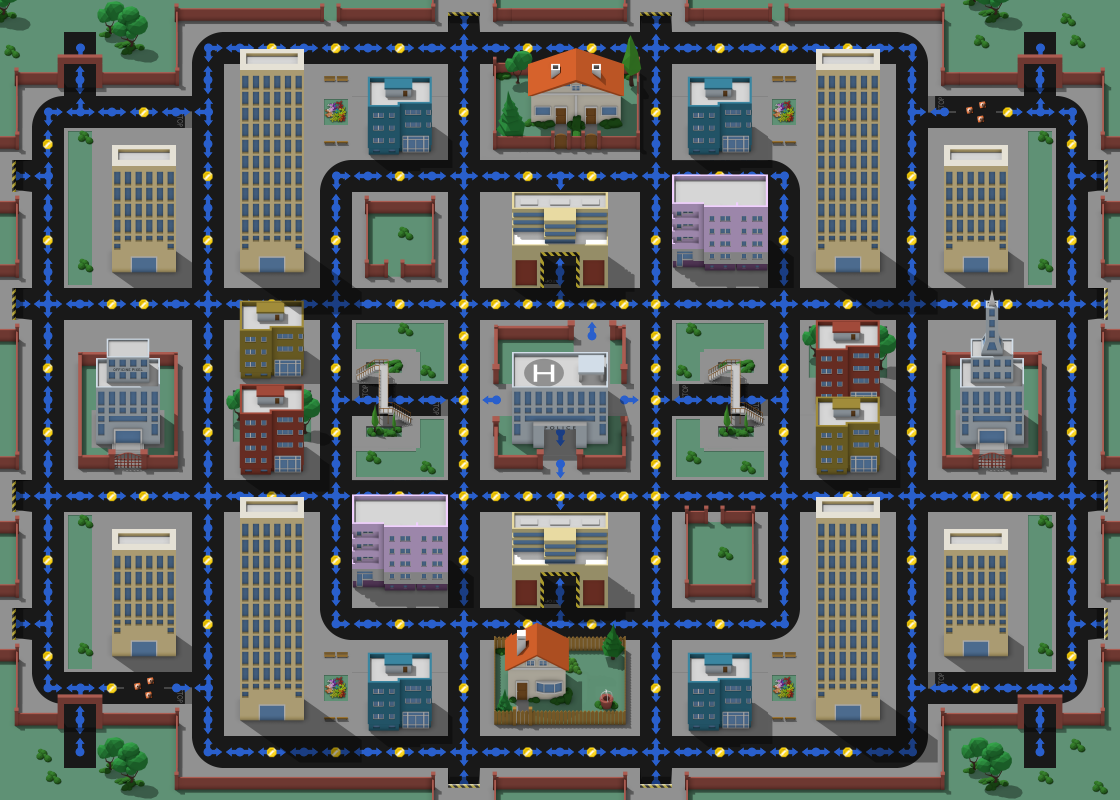

A level layout from a 2D game, rendered from its tile map. Below: a short description, then the map file with tile-grid data replaced by summaries:
An orthogonal 35x25 tile map with 32x32 px tiles, 5 tile layers (Background, Path, dots, overlay_strada, ...), 3 tilesets and 25 objects (12x teleport, 8x pill, red_enemy, green_enemy, magenta_enemy, ...).

<map version="1.0" orientation="orthogonal" renderorder="right-down" width="35" height="25" tilewidth="32" tileheight="32" nextobjectid="26">
 <tileset firstgid="1" name="metatiles" tilewidth="32" tileheight="32" tilecount="20" columns="5">
  <image source="../img/map/metatiles.png" width="160" height="128" />
  <tile id="0">
   <properties>
    <property name="direction" value="1110" />
   </properties>
  </tile>
  <tile id="1">
   <properties>
    <property name="direction" value="0111" />
   </properties>
  </tile>
  <tile id="2">
   <properties>
    <property name="direction" value="1011" />
   </properties>
  </tile>
  <tile id="3">
   <properties>
    <property name="direction" value="1101" />
   </properties>
  </tile>
  <tile id="4">
   <properties>
    <property name="direction" value="1111" />
   </properties>
  </tile>
  <tile id="5">
   <properties>
    <property name="direction" value="1100" />
   </properties>
  </tile>
  <tile id="6">
   <properties>
    <property name="direction" value="0110" />
   </properties>
  </tile>
  <tile id="7">
   <properties>
    <property name="direction" value="0011" />
   </properties>
  </tile>
  <tile id="8">
   <properties>
    <property name="direction" value="1001" />
   </properties>
  </tile>
  <tile id="9">
   <properties>
    <property name="direction" value="1010" />
   </properties>
  </tile>
  <tile id="10">
   <properties>
    <property name="direction" value="1000" />
   </properties>
  </tile>
  <tile id="11">
   <properties>
    <property name="direction" value="0100" />
   </properties>
  </tile>
  <tile id="12">
   <properties>
    <property name="direction" value="0010" />
   </properties>
  </tile>
  <tile id="13">
   <properties>
    <property name="direction" value="0001" />
   </properties>
  </tile>
  <tile id="14">
   <properties>
    <property name="direction" value="0101" />
   </properties>
  </tile>
  <tile id="15">
   <properties>
    <property name="direction" value="0000" />
    <property name="type" value="solid" />
   </properties>
  </tile>
 </tileset>
 <tileset firstgid="21" name="case" tilewidth="32" tileheight="32" tilecount="616" columns="8">
  <image source="../img/map/casetiles.png" width="256" height="2464" />
 </tileset>
 <tileset firstgid="637" name="strade" tilewidth="32" tileheight="32" tilecount="52" columns="4">
  <image source="../img/map/stradatiles.png" width="128" height="416" />
 </tileset>
 <layer name="Background" width="35" height="25">
  <properties>
   <property name="preRender" value="false" />
  </properties>
  <data>[875 cells, 875 non-empty, 183 distinct tile ids]</data>
 </layer>
 <layer name="Path" width="35" height="25">
  <data>[875 cells, 321 non-empty, 15 distinct tile ids]</data>
 </layer>
 <layer name="dots" width="35" height="25">
  <data>[875 cells, 106 non-empty, 1 distinct tile ids]</data>
 </layer>
 <objectgroup name="Enemies">
  <object id="1" name="enemy" type="red_enemy" gid="18" x="480" y="416" width="32" height="32">
   <properties>
    <property name="behavior" value="chase" />
    <property name="delay" value="300" />
    <property name="keepAlive" value="true" />
   </properties>
  </object>
  <object id="2" name="enemy" type="green_enemy" gid="18" x="608" y="416" width="32" height="32">
   <properties>
    <property name="behavior" value="chase" />
    <property name="delay" value="700" />
    <property name="keepAlive" value="true" />
   </properties>
  </object>
  <object id="3" name="enemy" type="magenta_enemy" gid="18" x="544" y="448" width="32" height="32">
   <properties>
    <property name="behavior" value="chase" />
    <property name="keepAlive" value="true" />
   </properties>
  </object>
  <object id="4" name="enemy" type="blue_enemy" gid="18" x="576" y="352" width="32" height="32">
   <properties>
    <property name="behavior" value="chase" />
    <property name="delay" value="500" />
    <property name="keepAlive" value="true" />
   </properties>
  </object>
 </objectgroup>
 <objectgroup name="Entities">
  <object id="5" name="teleport" gid="20" x="0" y="320" width="32" height="32">
   <properties>
    <property name="destination" value="2" />
    <property name="id" value="1" />
   </properties>
  </object>
  <object id="6" name="player" gid="19" x="544" y="192" width="32" height="32" />
  <object id="7" name="teleport" gid="20" x="1088" y="512" width="32" height="32">
   <properties>
    <property name="destination" value="1" />
    <property name="id" value="2" />
   </properties>
  </object>
  <object id="8" name="teleport" gid="20" x="0" y="512" width="32" height="32">
   <properties>
    <property name="destination" value="3" />
    <property name="id" value="4" />
   </properties>
  </object>
  <object id="9" name="teleport" gid="20" x="1088" y="320" width="32" height="32">
   <properties>
    <property name="destination" value="4" />
    <property name="id" value="3" />
   </properties>
  </object>
  <object id="10" name="teleport" gid="20" x="448" y="32" width="32" height="32">
   <properties>
    <property name="destination" value="5" />
    <property name="id" value="6" />
   </properties>
  </object>
  <object id="11" name="teleport" gid="20" x="640" y="32" width="32" height="32">
   <properties>
    <property name="destination" value="9" />
    <property name="id" value="10" />
   </properties>
  </object>
  <object id="12" name="teleport" gid="20" x="640" y="800" width="32" height="32">
   <properties>
    <property name="destination" value="10" />
    <property name="id" value="9" />
   </properties>
  </object>
  <object id="13" name="teleport" gid="20" x="448" y="800" width="32" height="32">
   <properties>
    <property name="destination" value="6" />
    <property name="id" value="5" />
   </properties>
  </object>
  <object id="14" name="teleport" gid="20" x="0" y="640" width="32" height="32">
   <properties>
    <property name="destination" value="11" />
    <property name="id" value="12" />
   </properties>
  </object>
  <object id="15" name="teleport" gid="20" x="0" y="192" width="32" height="32">
   <properties>
    <property name="destination" value="7" />
    <property name="id" value="8" />
   </properties>
  </object>
  <object id="16" name="teleport" gid="20" x="1088" y="192" width="32" height="32">
   <properties>
    <property name="destination" value="8" />
    <property name="id" value="7" />
   </properties>
  </object>
  <object id="17" name="teleport" gid="20" x="1088" y="640" width="32" height="32">
   <properties>
    <property name="destination" value="12" />
    <property name="id" value="11" />
   </properties>
  </object>
 </objectgroup>
 <objectgroup name="powerup">
  <object id="18" name="pill" gid="17" x="32" y="416" width="32" height="32" />
  <object id="19" name="pill" gid="17" x="1056" y="416" width="32" height="32" />
  <object id="20" name="pill" gid="17" x="64" y="768" width="32" height="32" />
  <object id="21" name="pill" gid="17" x="1024" y="768" width="32" height="32" />
  <object id="22" name="pill" gid="17" x="64" y="64" width="32" height="32" />
  <object id="23" name="pill" gid="17" x="1024" y="64" width="32" height="32" />
  <object id="24" name="pill" gid="17" x="544" y="288" width="32" height="32" />
  <object id="25" name="pill" gid="17" x="544" y="608" width="32" height="32" />
 </objectgroup>
 <layer name="overlay_strada" width="35" height="25">
  <data>[875 cells, 90 non-empty, 38 distinct tile ids]</data>
 </layer>
 <layer name="overlay" width="35" height="25">
  <data>[875 cells, 140 non-empty, 68 distinct tile ids]</data>
 </layer>
</map>
